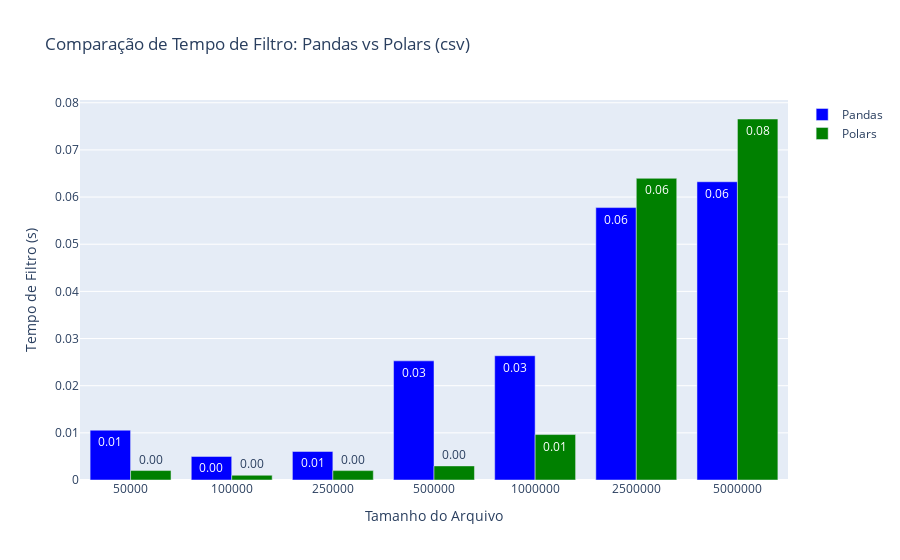

Notebook source saved alongside this figure:
### Code cell
pandas_calc_csv_times = []
polars_calc_csv_times = []

# Comparação de desempenho
for size in csv_sizes:
    csv_path = f"mock_data/mock_data_{size}.csv"
    
    # Pandas
    pandas_calc_csv_time = benchmark_pandas_calc_csv(csv_path, size)
    pandas_calc_csv_times.append(pandas_calc_csv_time)
    
    # Polars
    polars_calc_csv_time = benchmark_polars_calc_csv(csv_path, size)
    polars_calc_csv_times.append(polars_calc_csv_time)

# Formatando os tempos para ter 2 casas decimais
pandas_calc_csv_times_text = [f"{time:.2f}" for time in pandas_calc_csv_times]
polars_calc_csv_times_text = [f"{time:.2f}" for time in polars_calc_csv_times]

plot_comparison(csv_sizes, pandas_calc_csv_times, polars_calc_csv_times, 'Filtro')

### Figure 1 — Plotly figure (JSON) as saved in the notebook; plotly's stock layout.template omitted (floating-point values rounded to 4 significant figures)
{"data": [{"marker": {"color": "blue"}, "name": "Pandas", "text": ["0.01", "0.00", "0.01", "0.03", "0.03", "0.06", "0.06"], "textposition": "auto", "type": "bar", "x": ["50000", "100000", "250000", "500000", "1000000", "2500000", "5000000"], "y": [0.01057, 0.004994, 0.006053, 0.02526, 0.02636, 0.05777, 0.06325]}, {"marker": {"color": "green"}, "name": "Polars", "text": ["0.00", "0.00", "0.00", "0.00", "0.01", "0.06", "0.08"], "textposition": "auto", "type": "bar", "x": ["50000", "100000", "250000", "500000", "1000000", "2500000", "5000000"], "y": [0.002002, 0.001004, 0.001989, 0.002988, 0.009639, 0.06398, 0.07656]}], "layout": {"barmode": "group", "title": {"text": "Comparação de Tempo de Filtro: Pandas vs Polars (csv)"}, "xaxis": {"title": {"text": "Tamanho do Arquivo"}}, "yaxis": {"title": {"text": "Tempo de Filtro (s)"}}}}
